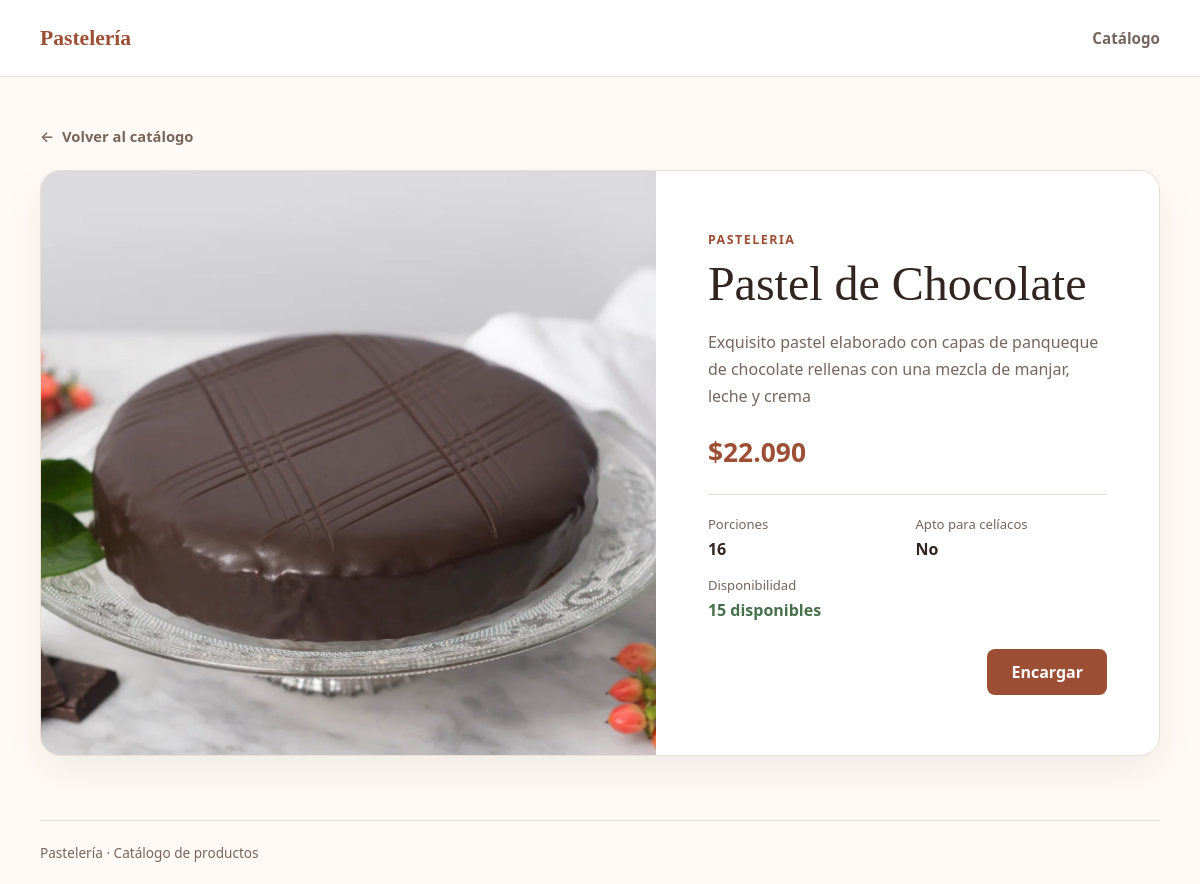
The page /producto/1/ on the database as committed earlier.
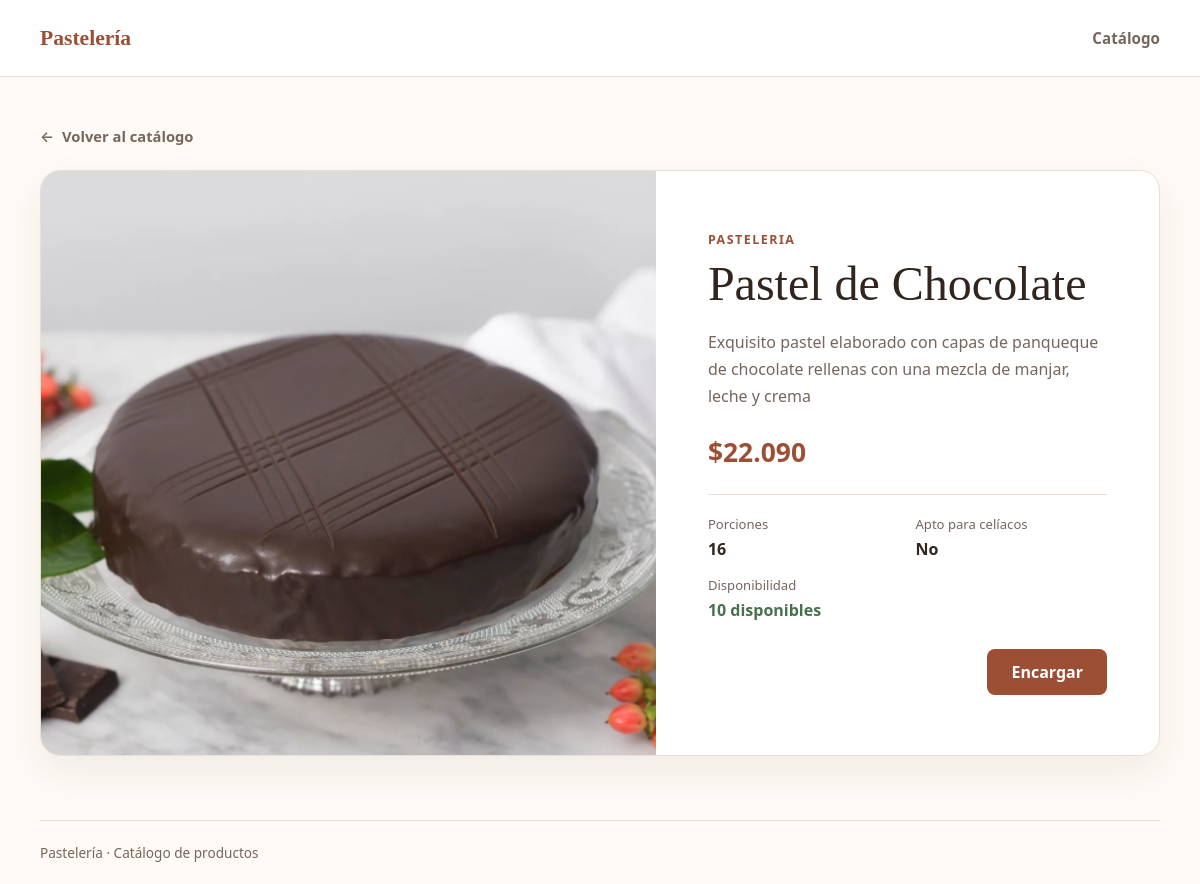
The same page on the database as committed later.
### pasteleria/models.py (models this page shows, shortened)
class Producto(models.Model):
    Linea = models.ForeignKey(
        Linea,
        on_delete=models.CASCADE
    )
    nombre = models.CharField(max_length=30)
    descripcion = models.TextField()
    imagen = models.ImageField(upload_to='productos/', null=True, blank=True)
    porciones = models.SmallIntegerField()
    aptoceliacos = models.BooleanField(default=False)
    stock = models.SmallIntegerField()
    precio = models.IntegerField()
    disponibleparaventa = models.BooleanField()

class Linea(models.Model):
    nombre = models.CharField(max_length=30)
    class Meta:
        constraints = [
            models.UniqueConstraint(
                Lower(Trim('nombre')), name='linea_nombre_unico',
                violation_error_message='Ya existe una línea con este nombre.',
            ),
        ]

### pasteleria/views.py (the view)
# urls.py: path('producto/<int:producto_id>/', views.detalle, name='detalle'),
def detalle(request, producto_id):
    producto = get_object_or_404(
        Producto, id=producto_id, disponibleparaventa=True
    )
    return render(request, 'detalle.html', {'producto': producto})

### pasteleria/templatetags/catalogo.py (called while the page is built)
@register.filter
def pesos_chilenos(value):
    return f"${int(value):,}".replace(",", ".")

### templates/detalle.html (shortened to what this page needs)
{% extends 'base.html' %}
{% load catalogo %}
{% block content %}
<a class="back-link" href="{% url 'catalogo' %}"><span aria-hidden="true">←</span> Volver al catálogo</a>
<article class="product-detail">
    <div class="detail-visual">
        {% if producto.imagen %}
            <img class="detail-image" src="{{ producto.imagen.url }}" alt="{{ producto.nombre }}">
        {% else %}
            <div class="image-placeholder" role="img" aria-label="Imagen no disponible para {{ producto.nombre }}">Imagen próximamente</div>
        {% endif %}
    </div>
    <div class="detail-content">
        <p class="eyebrow">{{ producto.Linea.nombre }}</p>
        <h1>{{ producto.nombre }}</h1>
        <p class="description">{{ producto.descripcion }}</p>
        <p class="price">{{ producto.precio|pesos_chilenos }}</p>
        <dl class="details-list">
            <div>
                <dt>Porciones</dt>
                <dd>{{ producto.porciones }}</dd>
            </div>
            <div>
                <dt>Apto para celíacos</dt>
                <dd>{% if producto.aptoceliacos %}Sí{% else %}No{% endif %}</dd>
            </div>
            <div>
                <dt>Disponibilidad</dt>
                <dd class="availability">{% if producto.stock > 0 %}{{ producto.stock }} disponible{{ producto.stock|pluralize:"s" }}{% else %}<span style="color: red; font-weight: bold;">Agotado por hoy</span>{% endif %}</dd>
            </div>
        </dl>
        <div class="detail-actions">
            {% if producto.stock > 0 %}
                <a class="order-button" href="{% url 'encargar' producto.id %}">Encargar</a>
            {% endif %}
        </div>
    </div>
</article>
{% endblock %}

Rows that differ between the two databases and show on the page:
changed Producto "Pastel de Chocolate": stock "15" → "10"
